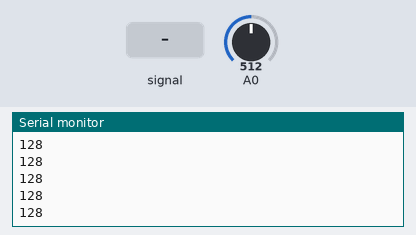
Recording of a sketch running on a simulated Arduino Uno, built with avr-gcc and run on an emulated ATmega328P. Parts: the last lines printed to the serial monitor. Inputs (shaded band) come from the test bench; at power-on: A0 = 512.

Above: at 1.2 s.
1.3 s: A0 fed a 200 Hz sine of ±81 counts around its level
At 2.6 s:
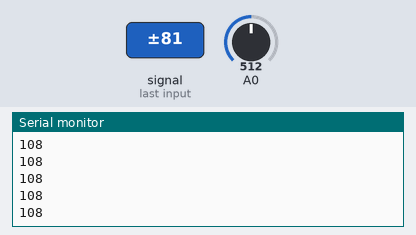
2.8 s: A0 set to 716
At 4.1 s:
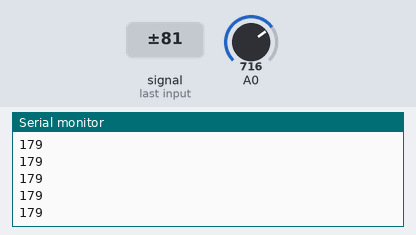
4.3 s: A0 fed a 1000 Hz sine of ±255 counts around its level
At 5.7 s:
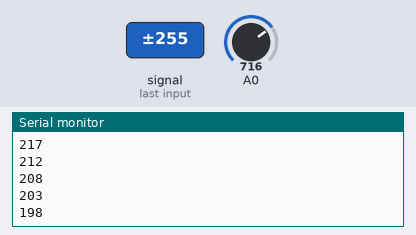
5.8 s: A0 set to 0
Timing chart, 0 to 7.1 s (numbered marks = the images above; inputs shaded):
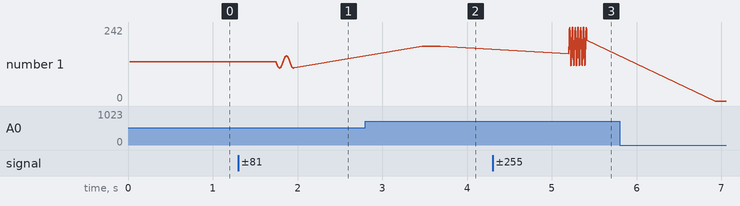

The sketch:

Scope.ino
```cpp
// note, A0 is sampled in free running ADC mode, below.
const int adc = 0;

const int plotter_window = 500; // fixed num of lines used by serial plotter
const int max_samples = 1500; // the size of the sample buffer
byte buf[max_samples]; // the sample buffer
int isamp = 0;  // the current position in the circular buffer

// the ADC read interrupt:
//  -> simply write every sample to the buffer until full
ISR(ADC_vect){
  if (isamp < max_samples){
    buf[isamp]=ADCH;
    isamp++;
  }
}

void setup()
{
  Serial.begin(115200);

  ADCSRA = 0;             // clear ADCSRA register
  ADCSRB = 0;             // clear ADCSRB register
  ADMUX |= (adc & 0x07);    // set A(adc) analog input pin
  ADMUX |= (1 << REFS0);  // set reference voltage
  ADMUX |= (1 << ADLAR);  // left align ADC value to 8 bits from ADCH register
  // sampling rate is [ADC clock] / [prescaler] / [conversion clock cycles]
  // for Arduino Uno ADC clock is 16 MHz and a conversion takes 13 clock cycles
  ADCSRA |= (1 << ADPS2);                     // 16 prescaler for 76.9 KHz
  ADCSRA |= (1 << ADATE); // enable auto trigger
  ADCSRA |= (1 << ADIE);  // enable interrupts when measurement complete
  ADCSRA |= (1 << ADEN);  // enable ADC
  ADCSRA |= (1 << ADSC);  // start ADC measurements

  isamp = 0;
}

void loop()
{
   // check if buffer is full:
  if (isamp == max_samples){
      for(int i=0;i<plotter_window;i++){
        //The following two lines will add a sample index, for debugging the plotter
        //Serial.print(i);
        //Serial.print(" ");
        if (i < max_samples){
          Serial.println(buf[i]);
        } else {
          Serial.println(0);
        }
      }
      delay(1500);  // display refresh rate
      isamp = 0;
  }
}
```

Measured:
- after the input at 1.3 s, the serial monitor: prints a new line after 0.45 s (image 1)
- after the input at 2.8 s, the serial monitor: prints a new line after 0.67 s (image 2)
- after the input at 4.3 s, the serial monitor: prints a new line after 0.90 s (image 3)
- plotted number 1: 128 → 108 after the input at 1.3 s, 108 → 179 after the input at 2.8 s, 179 → 198 after the input at 4.3 s
